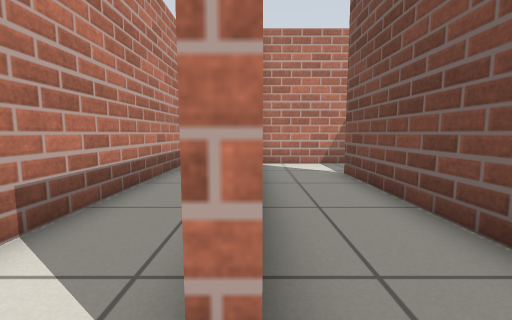
[1] (above)

16 first-person views from a walk through a Gazebo world. The camera is 0.59 m above the floor, tilts 6° down and sees 90° across. The floor is counted in squares, 0.5 m on a side. Each view is taken from the middle of a square. On the plan, view 1 faces up. The plan holds only what a view shows up to about 12 squares ahead; the rest is blank.

[2]
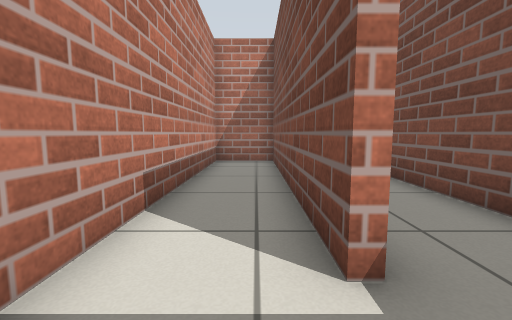

[3]
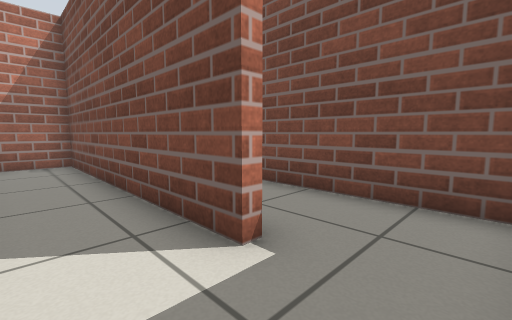

[4]
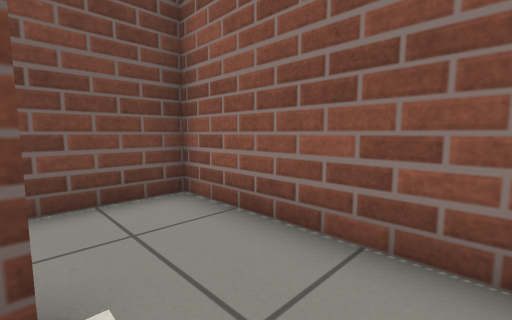

[5]
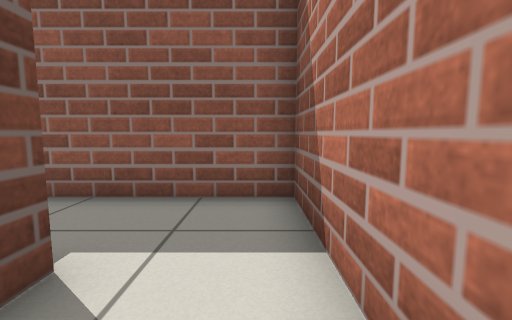

[6]
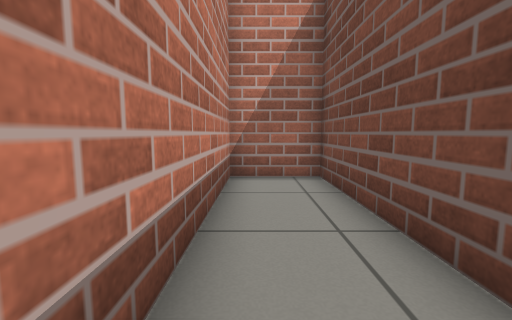

[7]
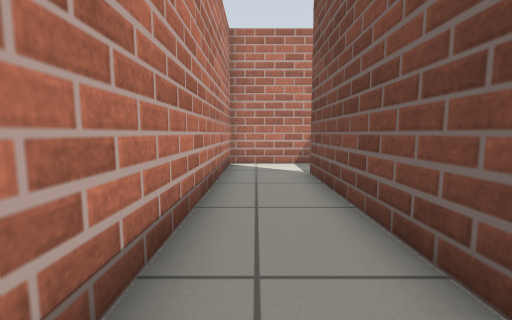

[8]
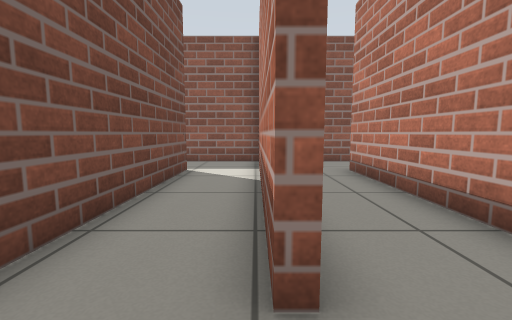

[9]
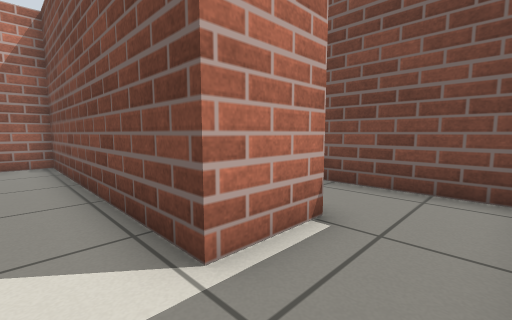

[10]
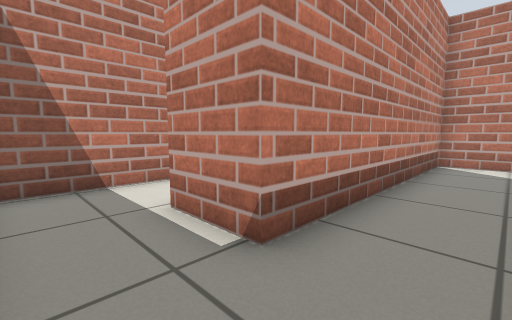

[11]
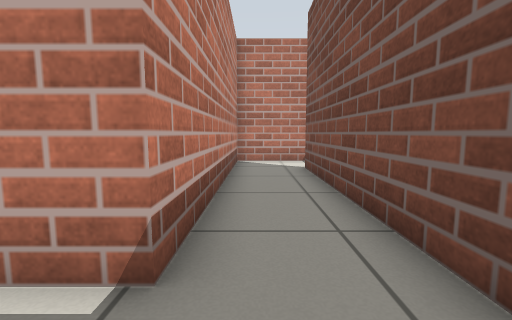

[12]
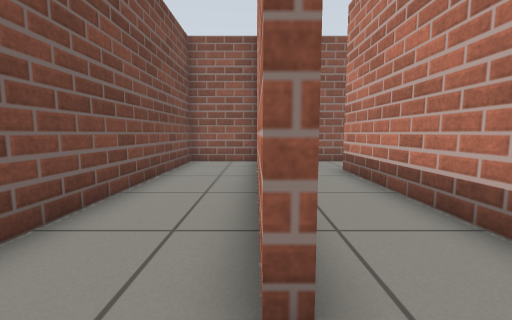

[13]
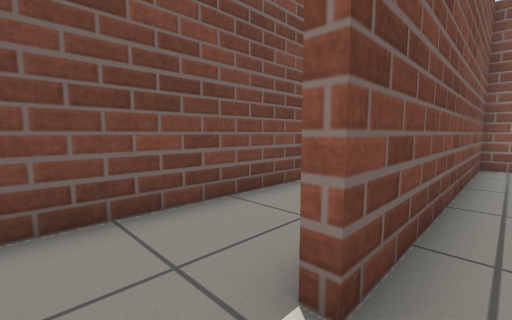

[14]
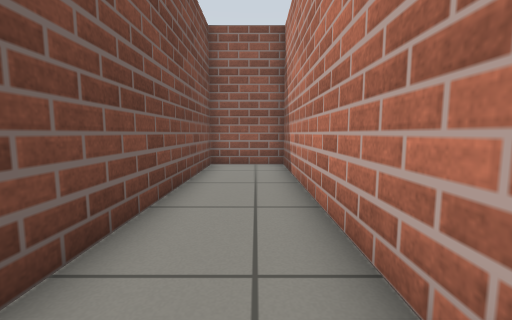

[15]
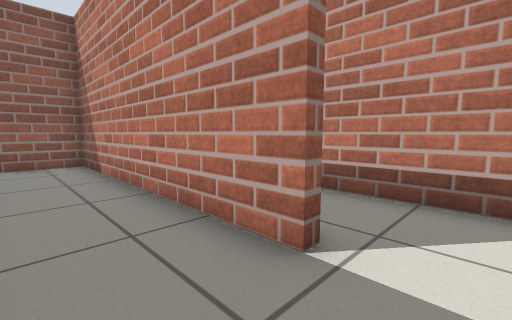

[16]
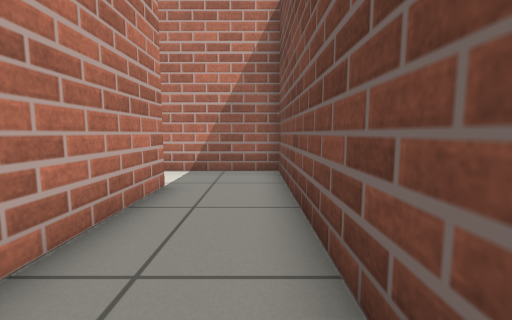

### Floor plan
Points are (right, up) in squares from view 1. A wall is a line through its corners. A room is listed if a view was taken in it or the views show most of it. See-through windows are left out.
Room 1 (views 1, 2, 3, 4, 5, 6)
walls: (0, 0.9) (-0.3, 0.9) (-0.3, 9.8) (-2.7, 9.8) (-2.7, -1.6) (0.4, -1.6)
ways out: opening at (0, -0.5) to room 2
Room 2 (views 7, 8)
walls: (0.4, -1.6) (2.6, -1.6) (2.6, 7.4) (2.9, 7.4); (3.5, 9.8) (0, 9.8) (0, 0.9)
ways out: opening at (0, -0.5) to room 1; opening at (3, 8.5) to room 3
Room 3 (views 9, 10, 11, 13)
walls: (2.9, 7.4) (2.9, -1.1); (2.9, -1.6) (9.7, -1.6) (9.7, 7.6); (9.4, 9.8) (7.2, 9.8) (7.2, 0.9) (5.2, 0.9) (5.2, 9.8) (3.5, 9.8)
ways out: opening at (3, 8.5) to room 2; opening at (10, 8.5) to room 4
Room 4 (views 12, 14, 15, 16)
walls: (10, 7.6) (10, -1.6) (12.7, -1.6) (12.7, 9.8) (9.4, 9.8)
ways out: opening at (10, 8.5) to room 3

Where each view was taken, in squares from view 1:
view 1: 0 up, 0 right, facing up
view 2: 1 down, 1 left, facing up
view 3: 1 down, 2 left, facing up-right
view 4: 1 up, 2 left, facing down-right
view 5: 3 up, 2 left, facing down
view 6: 3 up, 2 left, facing up
view 7: 0 up, 1 right, facing up
view 8: 9 up, 3 right, facing down
view 9: 1 down, 4 right, facing up-right
view 10: 1 down, 9 right, facing up-left
view 11: 1 down, 8 right, facing up
view 12: 9 up, 10 right, facing down
view 13: 9 up, 9 right, facing down-right
view 14: 8 up, 11 right, facing down
view 15: 9 up, 12 right, facing down-left
view 16: 2 up, 12 right, facing up
